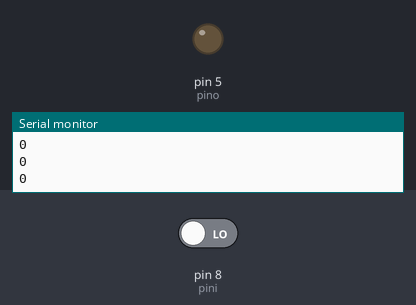
Bench run of a sketch on a simulated Arduino Uno, built with avr-gcc and run on an emulated ATmega328P. On the bench: output pins drawn as LEDs (lit = HIGH), the last lines printed to the serial monitor. The test bench sets the inputs (shaded band); at power-on: pin 8 (pini) LOW.

Above: at 1.2 s.
1.3 s: pin 8 (pini) driven HIGH
At 2.0 s:
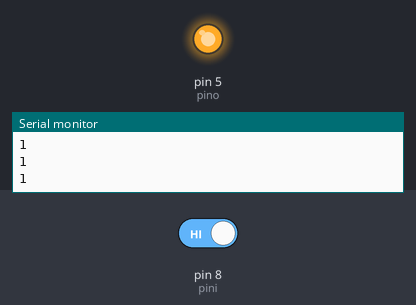
Timing chart, 0 to 4.3 s (numbered marks = the images above; inputs shaded):
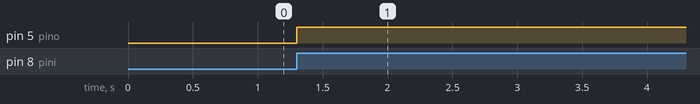

The sketch:

TOGGLE_SWITCH.ino
```cpp
int pini=8;
int pino=5;
int led=0;
int newe;
int old=0;
void setup() {
  pinMode(pini,INPUT);
  pinMode(pino,OUTPUT);
  Serial.begin(9600);
}


void loop() {
  newe=digitalRead(pini);
  Serial.println(newe);
    if (old==0 && newe==1){
      if (led==0){
      digitalWrite(pino,HIGH);
      led=1;
    }
      else{
        digitalWrite(pino,LOW);
        led=0;
      }
    }
    old=newe;
    delay(100);
}
```

Measured:
- after the input at 1.3 s, pin 5 (pino): LOW → HIGH at once
